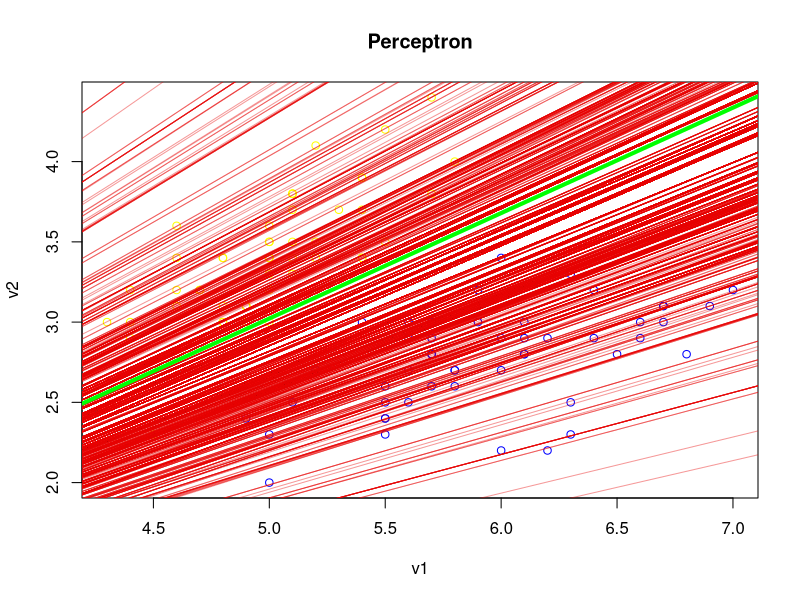
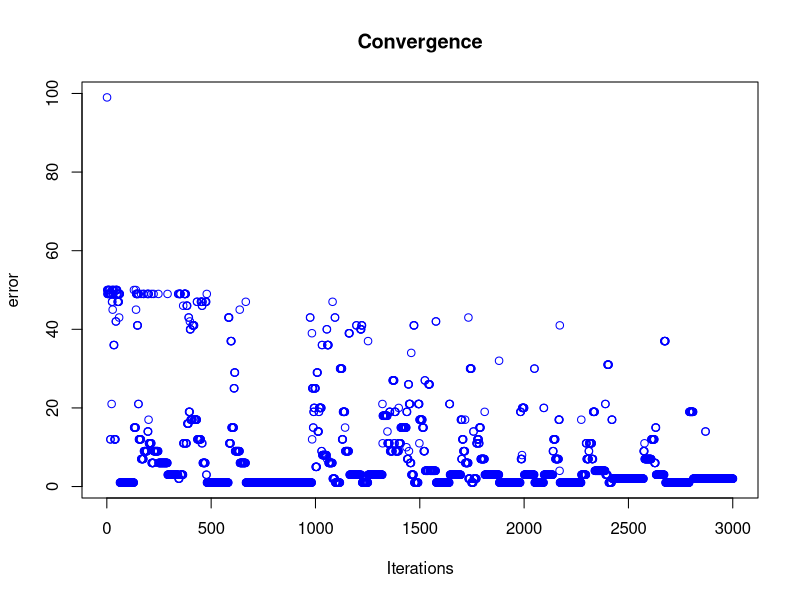

These figures' R source, in order:
hingeError = function(W,X,Y) {
  misclassf = 0
  totalError = 0
  for(i in 1:nrow(X)) {
    tmp = Y[i]*(W %*% X[i,])
    if(tmp <= 0) 
      misclassf = misclassf + 1
      totalError = totalError - tmp
  }
  c(misclassf,totalError/nrow(X))
}

stochastic_gradient = function(W,X,Y) {
  delta = rep(0,ncol(X))
  i = sample(1:nrow(X),1)
  if(Y[i]*(W %*% X[i,]) <= 0)
      delta = - Y[i]* X[i,]
  delta
}

stochastic_gradient_descent = function(X,Y, learningRate, iterations) {
  W = rep(0,ncol(X))
  W_trace = W  
  error_trace = hingeError(W,X,Y)
  for(iter in 1:iterations) {
    grad = stochastic_gradient(W,X,Y)
    W = W - (learningRate * grad)
    error_current = hingeError(W, X, Y)
    
    W_trace = rbind(W_trace, W)
    error_trace = rbind(error_trace,error_current)
  }
  list(W_trace,error_trace)
}

display.trace = function(solution) {
  solution[[1]]
  solution[[2]]
}

plot.trace = function(X, Y, solution, iterations) {
  plot(X[,2],X[,3],col=ifelse(Y == -1,"yellow","blue"),xlab="v1",ylab="v2",main="Perceptron")
  weights = solution[[1]]
  for (i in 2:iterations) {
    W = weights[i,]
    abline(-W[1]/W[3], -W[2]/W[3], col=rgb(0.9,0,0,0.4))
  }
  abline(-W[1]/W[3], -W[2]/W[3], col="green", lwd=4)
  misclass = solution[[2]]
  plot(1:(iterations+1),misclass[,1],col="blue",xlab="Iterations",ylab="error",main="Convergence")
  
#   w1 = seq(-2, 4, 1)
#   w2 = seq(-2, 4, 1) 
#   err = outer(w1,w2,hingeError,weights,X,Y)
#   
#   persp3D(w1, w2, err[,1], xlab="w1", ylab="w2", zlab="error",col = ramp.col(n = 50, col = c("#FF033E", "#FFBF00", "#FF7E00", "#08E8DE", "#00FFFF", "#03C03C"), alpha = .1), border = "#808080", theta = -90, phi = 10, colkey = FALSE)
#   contour3D(b, m, z = 0, colvar = err, col = c("#FF7E00", "#FF033E"), alpha = .3, add = TRUE, colkey = FALSE)
#   points3D(solution$intercept,solution$slope , solution$error, pch = 20, col = 'red', add = TRUE)
#   

}

setwd("C:\\Users\\Thimma Reddy\\Documents\\GitHub\\datascience\\datasets")
data = read.csv("iris-train.csv", header = TRUE)
dim(data)
str(data)

X = data.frame(v0=rep(1,nrow(data)),data$v1,data$v2)
Y = data$target
X = as.matrix(X)

stepsize = 1
iterations = 3000
solution = stochastic_gradient_descent(X, Y, stepsize, iterations)
display.trace(solution)
plot.trace(X,Y,solution,iterations)
